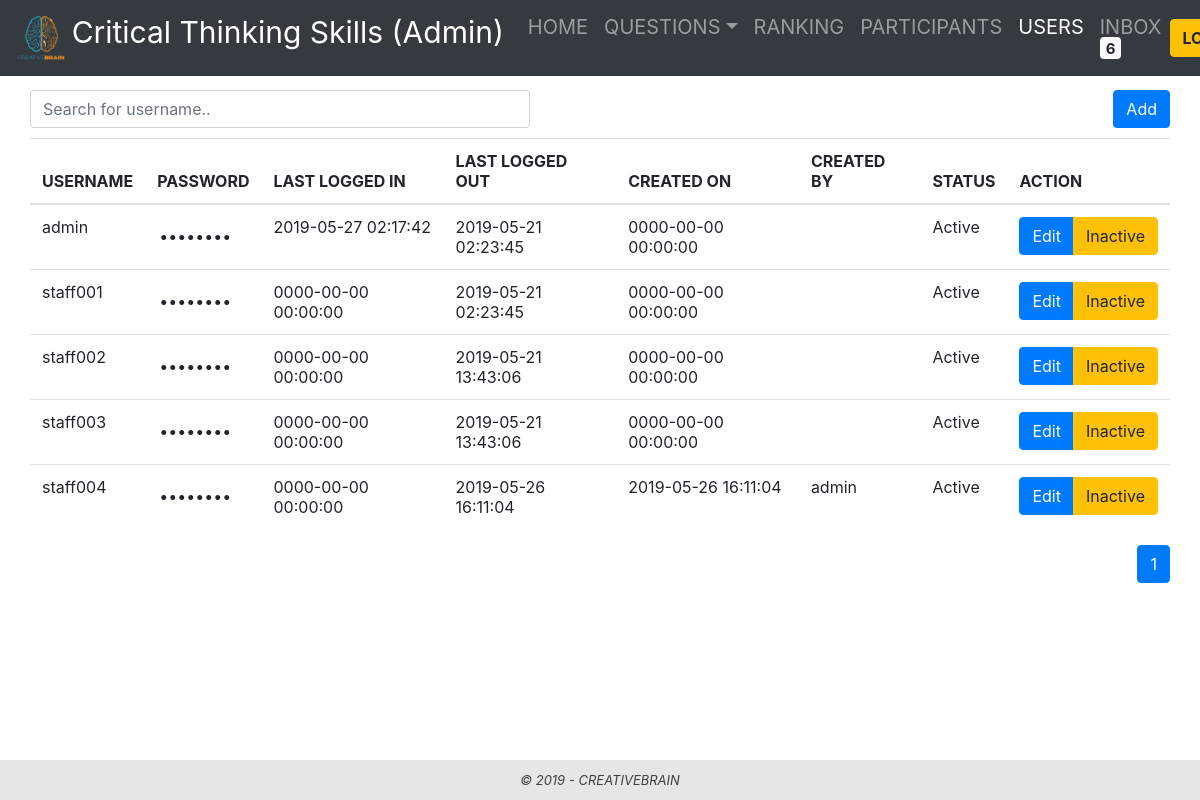
The page /admin/users.php (signed in) on the database its author committed.
### tables this page shows
CREATE TABLE `user` (
  `id` int(8) NOT NULL,
  `username` varchar(16) NOT NULL,
  `password` varchar(100) NOT NULL DEFAULT 'abc123$',
  `privileges` int(8) DEFAULT NULL,
  `lastloggedin` timestamp NOT NULL DEFAULT '0000-00-00 00:00:00',
  `lastloggedout` timestamp NOT NULL DEFAULT '0000-00-00 00:00:00',
  `createdOn` timestamp NOT NULL DEFAULT '0000-00-00 00:00:00',
  `createdBy` varchar(64) NOT NULL,
  `status` int(2) NOT NULL DEFAULT '1'
);

CREATE TABLE `status` (
  `id` int(2) NOT NULL,
  `name` varchar(32) NOT NULL
);

### admin/users.php (the view, shortened to what this page needs)
<!DOCTYPE html>
<?php
include ('connect.php');
$sqlPage = '
SELECT 		COUNT(id)
FROM 		message
WHERE NOT 	status =  0';
$resultPage 	= $conn->query($sqlPage);
$rowPage 		= $resultPage->fetch_row();
$total_records 	= $rowPage[0];
?>
<html>
<head>
	<link rel="stylesheet" type="text/css" href="admin.css">
	<link rel="stylesheet" href="https://stackpath.bootstrapcdn.com/bootstrap/4.3.1/css/bootstrap.min.css">
</head>
<body>
	<nav class="navbar navbar-expand-lg navbar-dark bg-dark fixed-top">
		<a class="navbar-brand" href="home.php">
			<img src= "../Brain Logo.png" style="width: 50px; height: 50px">
			<span style="font-size:30px">Critical Thinking Skills (Admin)</span></a>
			<div class="collapse navbar-collapse" id="navbarSupportedContent" style="font-size:20px;">
				<ul class="navbar-nav mr-auto">
					<li class="nav-item">
						<a class="nav-link" href="home.php">HOME</a>
					</li>
					<li class="nav-item dropdown">
						<a class="nav-link dropdown-toggle" href="questions.php" id="navbarDropdown" role="button" data-toggle="dropdown" aria-haspopup="true" aria-expanded="false">QUESTIONS</a>
					</li>
					<li class="nav-item">
						<a class="nav-link" href="ranking.php">RANKING</a>
					</li>
					<li class="nav-item">
						<a class="nav-link" href="participants.php">PARTICIPANTS</a>
					</li>
					<li class="nav-item active">
						<a class="nav-link" href="users.php">USERS</a>
					</li>
					<li class="nav-item">
						<a class="nav-link" href="message.php">INBOX <span class="badge badge-light"><?php echo $total_records; ?></span></a>
					</li>
				</ul>
				<a class="btn btn-warning" style="font-weight: bold" href="logout.php">LOG&nbspOUT</a>
			</div>
		</nav>
	<div class="container1 clearfix">
			<div>
				<form action = "users.php" method="get" style="float: left; width: 500px !important; margin-bottom: 10px">
					<input class="form-control" type="text"  style="float: right" name="id" placeholder="Search for username.." dir="ltr">
				</form>
			</div>
			<?php
			include('connect.php');
			if(isset($_GET['id'])){
				$getid = "LIKE '%" . $_GET['id'] . "%'";
			}else {
				$getid = "IS NOT NULL";
			}
			$limit = 5;
			if (isset($_GET['page'])) {
				$page  = $_GET['page'];
			} else {
				$page = 1;
			}
			$start_from = ($page - 1) * $limit;
			$sql = "
			SELECT 	user.id AS id,
			user.username AS username, user.password AS password, user.lastloggedin AS lastloggedin, user.lastloggedout AS lastloggedout, user.createdOn AS createdOn, user.createdBy AS createdBy, status.name AS status
			FROM
			user, status
			WHERE
			status.id 	= user.status AND
			username $getid
			ORDER BY username, status
			LIMIT 	$start_from, $limit
			";
			$result = $conn->query($sql) or die($conn->error);
			?>
			<div style="float: right; padding-bottom: 10px">
				<input type="button" class="btn btn-primary" value="Add" data-toggle="modal" data-target="#modalAdd">
			</div>
			<table class="table table-hover table-responsive">
				<thead>
					<tr>
						<th scope="col">USERNAME</th>
						<th scope="col">PASSWORD</th>
						<th scope="col">LAST LOGGED IN</th>
						<th scope="col">LAST LOGGED OUT</th>
						<th scope="col">CREATED ON</th>
						<th scope="col">CREATED BY</th>
						<th scope="col">STATUS</th>
						<th scope="col">ACTION</th>
					</tr>
				</thead>
				<tbody>
					<?php
					while ($row = $result->fetch_assoc()) {
						echo
						'<tr>' .
						'<td>' . $row['username'] . '</td>' .
						'<td><input type="password" readonly disabled class="form-control-plaintext" style="width: 89px" value="' . substr($row["password"], 0, 8) . '"></td>' .
						'<td>' . $row['lastloggedin'] . '</td>' .
						'<td>' . $row['lastloggedout'] . '</td>' .
						'<td>' . $row['createdOn'] . '</td>' .
						'<td>' . $row['createdBy'] . '</td>' .
						'<td>' . $row['status'] . '</td>' .
						'<td>
							<div class="btn-group">
							<input type="button" class="btn btn-primary" value="Edit" data-toggle="modal" data-target="#modal'. $row['id'] .'">
							<input type="button" class="btn btn-warning" value="Inactive" data-toggle="modal" data-target="#modalDel'. $row['id'] .'">
							</div>
						</td>' .
						'</tr> ';
					}
						?>
				</tbody>
			</table>
			<div id="paging" style="float:right">
				<?php
				$sqlPage = '
				SELECT 		COUNT(id)
				FROM 		user';
				$resultPage 	= $conn->query($sqlPage);
				$rowPage 		= $resultPage->fetch_row();
				$total_records 	= $rowPage[0];
				$total_pages = ceil($total_records / $limit);
				$pagLink = '<ul class="pagination">';
				for ($i = 1; $i <= $total_pages; $i++) {
					if($page == $i){
						$pagLink .=
						'<li class="page-item active"><a class="page-link" href="users.php?page=' . $i . '">' . $i . '</a></li>';
					} else {
						$pagLink .=
						'<li class="page-item"><a class="page-link" href="users.php?page=' . $i . '">' . $i . '</a></li>';
					}
				};
				echo $pagLink . '</ul>';
				?>
			</div>
		</div>
	<footer>
		&copy 2019 - CREATIVEBRAIN
	</footer>
</body>
</html>

### admin/admin.css (style rules this page uses)
body { font-family: Arial, Helvetica, sans-serif; }
* { box-sizing: border-box; line-height: 20px; }
body { padding-top: 90px; }
.container1 { padding: 0px 30px 70px; width: 100%; }
footer { font-size: small; font-style: italic; width: 100%; text-align: center; background-color: #e6e6e6; padding: 10px; color: #404040; bottom: 0; position: fixed; left: 0; bottom: 0; z-index: 10000; }
.clearfix::after { content: ""; clear: both; display: table; }

### rows shown on the page
user: username "admin", lastloggedin "2019-05-27 02:17:42", lastloggedout "2019-05-21 02:23:45", createdOn "0000-00-00 00:00:00", status.name "Active"
user: username "staff001", lastloggedin "0000-00-00 00:00:00", lastloggedout "2019-05-21 02:23:45", createdOn "0000-00-00 00:00:00", status.name "Active"
user: username "staff002", lastloggedin "0000-00-00 00:00:00", lastloggedout "2019-05-21 13:43:06", createdOn "0000-00-00 00:00:00", status.name "Active"
user: username "staff003", lastloggedin "0000-00-00 00:00:00", lastloggedout "2019-05-21 13:43:06", createdOn "0000-00-00 00:00:00", status.name "Active"
user: username "staff004", lastloggedin "0000-00-00 00:00:00", lastloggedout "2019-05-26 16:11:04", createdOn "2019-05-26 16:11:04", createdBy "admin", status.name "Active"

### other values the page prints
$total_records "6"
